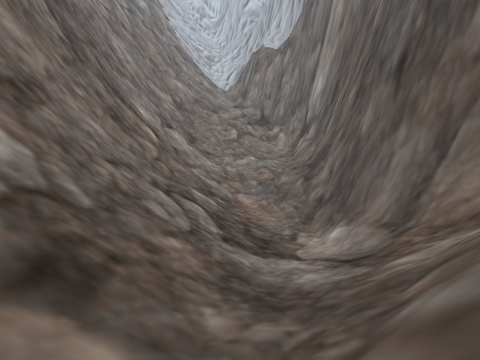
View 1 (above)

15 first-person views from a walk through a 3-D level made in the Unity game engine. The camera is 1.3 m above the floor, tilts 6° down and sees 85° across. The floor is counted in squares, 2 m on a side. Each view is taken from the middle of a square. On the plan, view 1 faces up. The plan holds only what a view shows up to about 9 squares ahead; the rest is blank. The place goes on beyond the plan. The player character is not drawn.

View 2
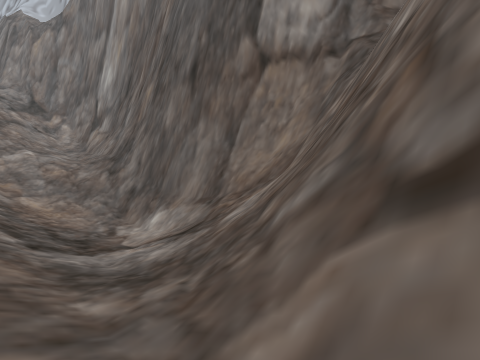

View 3
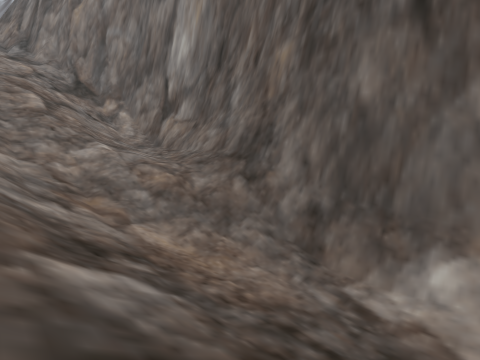

View 4
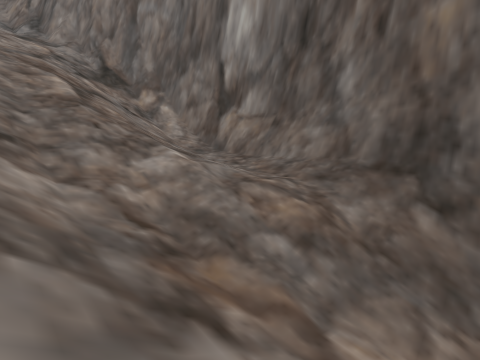

View 5
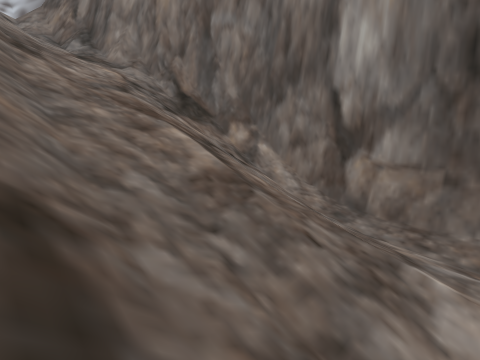

View 6
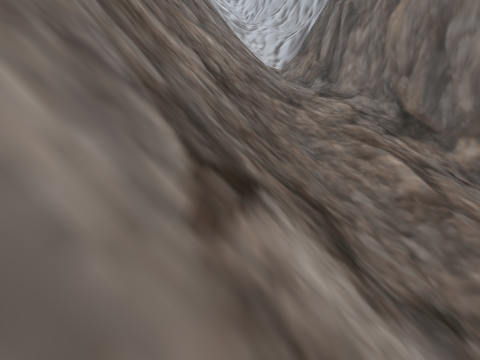

View 7
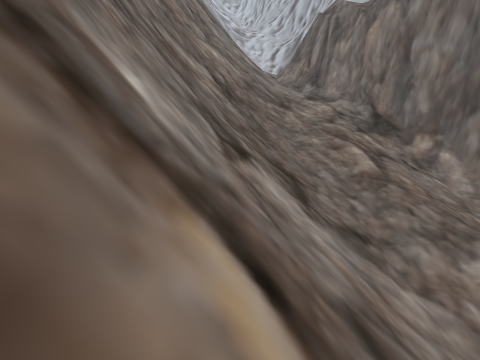

View 8
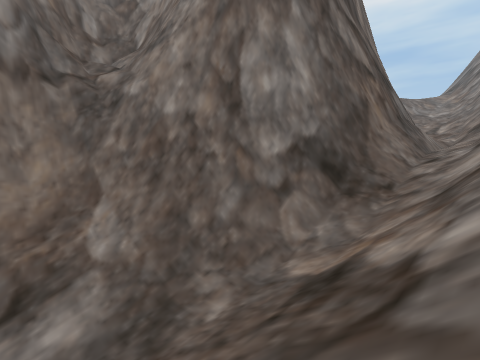

View 9
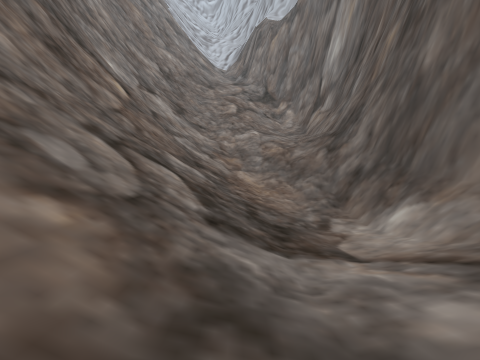

View 10
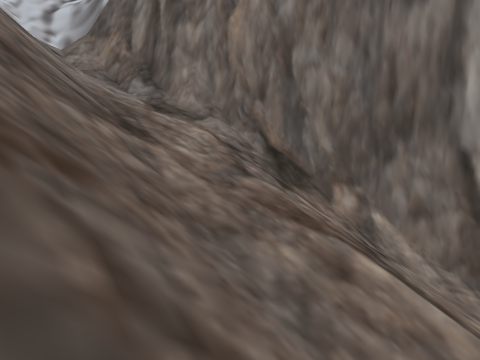

View 11
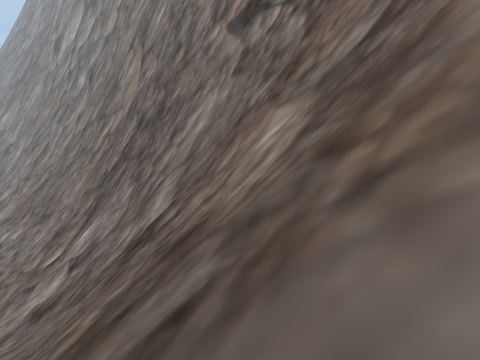

View 12
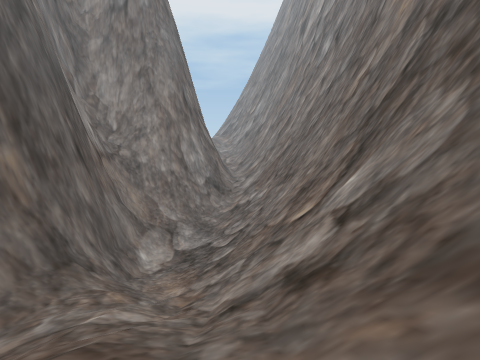

View 13
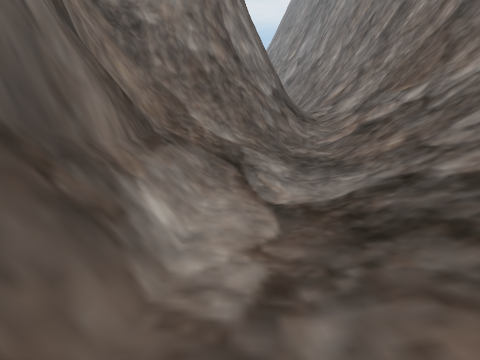

View 14
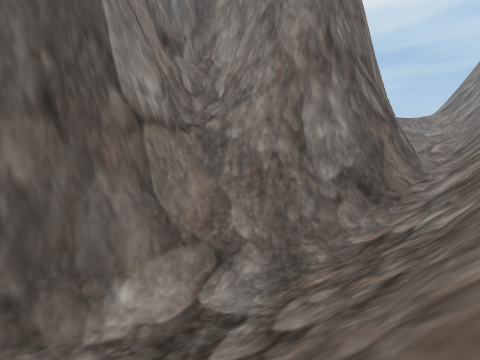

View 15
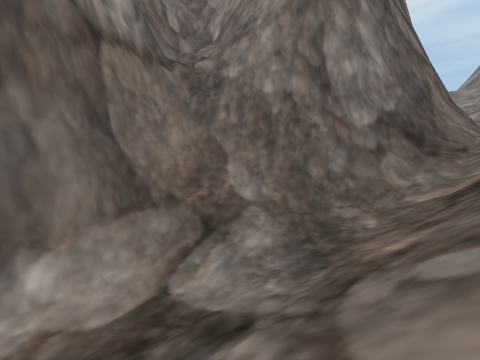

### Floor plan
Key: @ floor where view 1 was taken; # wall or solid block; . main floor; : floor 0.5 m higher than the main floor; + floor 0.75 m higher than the main floor; * floor 1.5 m higher than the main floor; % floor 3.5 m higher than the main floor; / step, stairs or slope; = window, fence, low wall or low ledge.
Columns run from 5 left of view 1 to 4 right of it. Each row starts with its distance up from view 1.
 25 #/////##
 24 #//////#
 23 #//////##
 22 #//////##
 21 #///////##
 20 #///////##
 19 #////////#
 18 #////////#
 17 #////////#
 16 #////////#
 15 #=///////#
 14 #//////%/#
 13 #////////#
 12 #////////#
 11 #/////+/##
 10 #/////:/##
  9 ##////..##
  8  #////..##
  7  #////../#
  6  #////.//#
  5  #////+//#
  4  #///////#
  3  #///*///#
  2  #/////###
  1  #////###
  0  #///@##
 -1   ///##
 -2   ///#
 -3   ///#
 -4    //#

Positions as (right, up) in squares from view 1, and headings:
1: (0, 0), facing up
2: (-1, 0), facing up-right
3: (-2, 7), facing up-right
4: (-2, 11), facing up-right
5: (-3, 15), facing up-right
6: (-4, 13), facing up
7: (-4, 11), facing up
8: (-3, 5), facing down-right
9: (0, 3), facing up
10: (-4, 18), facing up-right
11: (-2, 25), facing down-left
12: (-2, 20), facing down
13: (2, 10), facing down
14: (-4, 10), facing down-right
15: (-2, 8), facing down-right
